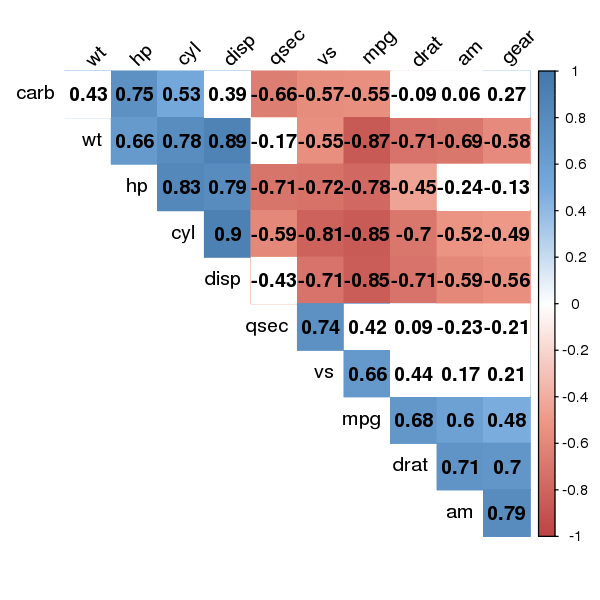

This figure's R source:
library(corrplot)

M<-cor(mtcars)
 
cor.mtest <- function(mat, conf.level = 0.95) {
    mat <- as.matrix(mat)
    n <- ncol(mat)
    p.mat <- lowCI.mat <- uppCI.mat <- matrix(NA, n, n)
    diag(p.mat) <- 0
    diag(lowCI.mat) <- diag(uppCI.mat) <- 1
    for (i in 1:(n - 1)) {
        for (j in (i + 1):n) {
            tmp <- cor.test(mat[, i], mat[, j], conf.level = conf.level)
            p.mat[i, j] <- p.mat[j, i] <- tmp$p.value
            lowCI.mat[i, j] <- lowCI.mat[j, i] <- tmp$conf.int[1]
            uppCI.mat[i, j] <- uppCI.mat[j, i] <- tmp$conf.int[2]
        }
    }
    return(list(p.mat, lowCI.mat, uppCI.mat))
}
res1 <- cor.mtest(mtcars, 0.95)

col <- colorRampPalette(c("#BB4444", "#EE9988", "#FFFFFF", "#77AADD", "#4477AA"))


png("corr.png", width=600, height=600, res=120)
corrplot(M, method="color", col=col(200), type="upper", order="hclust", addCoef.col = "black", tl.col="black", tl.srt=45, p.mat = res1[[1]], sig.level = 0.01, insig = "blank", diag=FALSE )
dev.off()

pdf("corr.pdf", width = 8, height = 8, useDingbats=F)
corrplot(M, method="color", col=col(200), type="upper", order="hclust", addCoef.col = "black", tl.col="black", tl.srt=45, p.mat = res1[[1]], sig.level = 0.01, insig = "blank", diag=FALSE )
dev.off()
